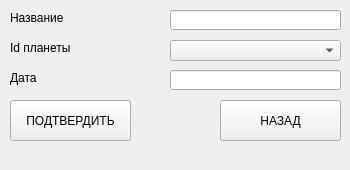
<?xml version="1.0" encoding="UTF-8"?>
<ui version="4.0">
 <class>Form</class>
 <widget class="QWidget" name="Form">
  <property name="geometry">
   <rect>
    <x>0</x>
    <y>0</y>
    <width>350</width>
    <height>170</height>
   </rect>
  </property>
  <property name="windowTitle">
   <string>Form</string>
  </property>
  <widget class="QPushButton" name="backButton">
   <property name="geometry">
    <rect>
     <x>220</x>
     <y>100</y>
     <width>121</width>
     <height>41</height>
    </rect>
   </property>
   <property name="text">
    <string>НАЗАД</string>
   </property>
  </widget>
  <widget class="QPushButton" name="submitButton">
   <property name="geometry">
    <rect>
     <x>10</x>
     <y>100</y>
     <width>121</width>
     <height>41</height>
    </rect>
   </property>
   <property name="text">
    <string>ПОДТВЕРДИТЬ</string>
   </property>
  </widget>
  <widget class="QLineEdit" name="nameLineEdit">
   <property name="geometry">
    <rect>
     <x>170</x>
     <y>10</y>
     <width>171</width>
     <height>20</height>
    </rect>
   </property>
  </widget>
  <widget class="QLabel" name="nameLabel">
   <property name="geometry">
    <rect>
     <x>10</x>
     <y>10</y>
     <width>121</width>
     <height>16</height>
    </rect>
   </property>
   <property name="text">
    <string>Название</string>
   </property>
  </widget>
  <widget class="QComboBox" name="planetIdQComboBox">
   <property name="geometry">
    <rect>
     <x>170</x>
     <y>40</y>
     <width>171</width>
     <height>21</height>
    </rect>
   </property>
  </widget>
  <widget class="QLabel" name="planetIdLabel">
   <property name="geometry">
    <rect>
     <x>10</x>
     <y>40</y>
     <width>121</width>
     <height>16</height>
    </rect>
   </property>
   <property name="text">
    <string>Id планеты</string>
   </property>
  </widget>
  <widget class="QLineEdit" name="dateLineEdit">
   <property name="geometry">
    <rect>
     <x>170</x>
     <y>70</y>
     <width>171</width>
     <height>20</height>
    </rect>
   </property>
  </widget>
  <widget class="QLabel" name="dateLabel">
   <property name="geometry">
    <rect>
     <x>10</x>
     <y>70</y>
     <width>121</width>
     <height>16</height>
    </rect>
   </property>
   <property name="text">
    <string>Дата</string>
   </property>
  </widget>
 </widget>
 <resources/>
 <connections/>
</ui>
